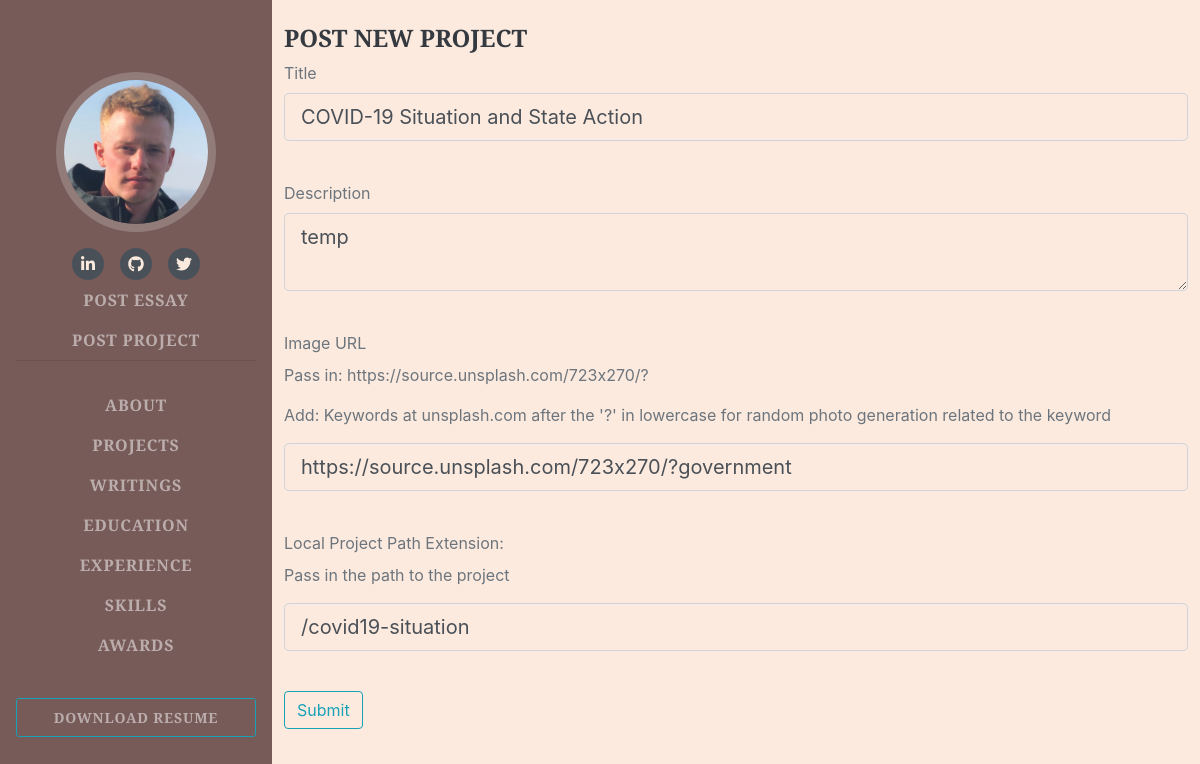
The page /projects/2/update (signed in) on the database as committed earlier.
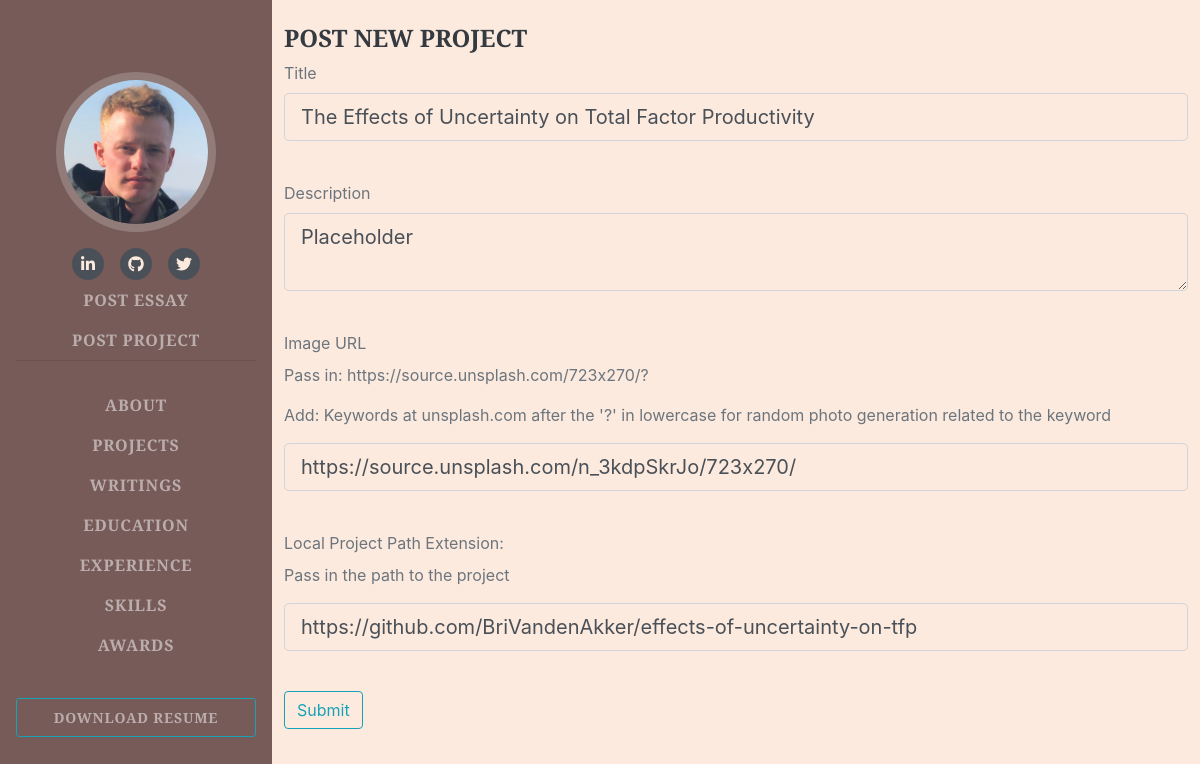
The same page on the database as committed later.
### portfolio/models.py (models this page shows, shortened)
class Project(db.Model):
    id = db.Column(db.Integer, primary_key=True)
    title = db.Column(db.Text)
    description = db.Column(db.Text)
    image = db.Column(db.Text)
    urlpath = db.Column(db.Text)

### portfolio/projects/views.py (the view)
@projects_blueprint.route('/<int:project_id>/update', methods = ['GET', 'POST'])
@login_required
def project_update(project_id):
    project = Project.query.get_or_404(project_id)
    form = ProjectForm()
    if form.validate_on_submit():
        project.title = form.title.data
        project.description = form.description.data
        project.image = form.image_url.data
        project.urlpath = form.urlpath.data
        db.session.commit()
        return redirect(url_for('index'))
    elif request.method == 'GET':
        form.title.data = project.title
        form.description.data = project.description
        form.image_url.data = project.image
        form.urlpath.data = project.urlpath
    return render_template('post_project.html', title = 'Updating Project', form = form)

### portfolio/projects/forms.py
class ProjectForm(FlaskForm):
    title = StringField("Title", validators=[DataRequired()])
    description = TextAreaField("Description", validators=[DataRequired()])
    image_url = StringField("Image URL", validators=[url(), DataRequired()])
    urlpath = StringField("Local Project Path Extension: ", validators = [DataRequired()])
    submit = SubmitField("Submit")

### portfolio/models.py (called while the page is built)
@login_manager.user_loader
def load_user(user_id):
    return User.query.get(user_id)

### portfolio/projects/templates/projects/post_project.html (shortened to what this page needs)
{% extends "base.html" %}
{% block content %}
<br>
<div class="container">
  <h4>Post New Project</h4>
</div>
<div class="container">
  <form class = "form-group" method="POST">
    <div class="form-group">
      {{ form.title.label(class = "form-control-label") }}
      {{ form.title(class = "form-control form-control-lg") }}<br>
    </div>
    <div class="form-group">
      {{ form.description.label(class = "form-control-label") }}
      {{ form.description(class = "form-control form-control-lg") }}<br>
    </div>
    <div class="form-group">
      {{ form.image_url.label(class = "form-control-label") }}
      <p>Pass in: https://source.unsplash.com/723x270/?</p>
      <p>Add: Keywords at unsplash.com after the '?' in lowercase for random photo generation related to the keyword</p>
      {{ form.image_url(class = "form-control form-control-lg") }}<br>
    </div>
    <div class="form-group">
      {{ form.urlpath.label(class = "form-control-label") }}
      <p>Pass in the path to the project</p>
      {{ form.urlpath(class = "form-control form-control-lg") }}<br>
    </div>
    <div class="form-group">
      {{ form.submit(class = "btn btn-outline-info") }}
    </div>
  </form>
</div>
{% endblock %}

### portfolio/templates/base.html (shortened to what this page needs)
<!DOCTYPE html>
<html lang="en">
    <head>
        <link rel="stylesheet" href="https://stackpath.bootstrapcdn.com/bootstrap/4.1.3/css/bootstrap.min.css">
        <link rel="stylesheet" href="{{ url_for('static', filename='css/styles.css') }}">
    </head>
    <body id="page-top">
        <nav class="navbar navbar-expand-lg navbar-dark bg-primary fixed-top" id="sideNav">
            <a class="navbar-brand js-scroll-trigger" href="{{ url_for('index')}}#page-top"
                ><span class="d-block d-lg-none">Brian VandenAkker</span><span class="d-none d-lg-block"><img class="img-fluid img-profile rounded-circle mx-auto mb-2" src="../static/img/profile.jpg" alt="Brian VandenAkker" /></span></a
            >
            <div class="collapse navbar-collapse" id="navbarSupportedContent">
                <ul class="navbar-nav">
                    <div class="social-icons">
                        <a class="social-icon" href="https://www.linkedin.com/in/brianvandenakker/"><i class="fab fa-linkedin-in"></i></a><a class="social-icon" href="https://github.com/BriVandenAkker"><i class="fab fa-github"></i></a><a class="social-icon" href="https://twitter.com/BriVandenAkker"><i class="fab fa-twitter"></i></a>
                    </div>
                    {% if current_user.is_authenticated %}
                    <li class="nav-item"><a class="nav-link js-scroll-trigger" href="{{ url_for('writings.post_essay')}}">Post Essay</a></li>
                    <li class="nav-item"><a class="nav-link js-scroll-trigger" href="{{ url_for('projects.post_project')}}">Post Project</a></li>
                    <hr class="m-0" />
                    {% endif %}
                    <br>
                    <li class="nav-item"><a class="nav-link js-scroll-trigger" href="{{ url_for('index')}}#about">About</a></li>
                    <li class="nav-item"><a class="nav-link js-scroll-trigger" href="{{ url_for('index')}}#projects">Projects</a></li>
                    <li class="nav-item"><a class="nav-link js-scroll-trigger" href="{{ url_for('index')}}#writings">Writings</a></li>
                    <li class="nav-item"><a class="nav-link js-scroll-trigger" href="{{ url_for('index')}}#education">Education</a></li>
                    <li class="nav-item"><a class="nav-link js-scroll-trigger" href="{{ url_for('index')}}#experience">Experience</a></li>
                    <li class="nav-item"><a class="nav-link js-scroll-trigger" href="{{ url_for('index')}}#skills">Skills</a></li>
                    <li class="nav-item"><a class="nav-link js-scroll-trigger" href="{{ url_for('index')}}#awards">Awards</a></li>
                    <li class="nav-item"><a class="btn btn-sm btn-outline-info nav-link js-scroll-trigger" href="../static/file/Resume_VandenAkker.pdf" target = '_blank'>Download Resume</a>
                </ul>
            </div>
        </nav>
        <div class="container-fluid p-0">
          {% block content %}{% endblock %}
        </div>
    </body>
</html>

Rows that differ between the two databases and show on the page:
changed Project: title "COVID-19 Situation and State Action" → "The Effects of Uncertainty on Total Factor Productivity"; description "temp" → "Placeholder"; urlpath "/covid19-situation" → "https://github.com/BriVandenAkker/effects-of-uncertainty-on-tfp"
Other text that changed with them:
form field image_url: "https://source.unsplash.com/723x270/?government" → "https://source.unsplash.com/n_3kdpSkrJo/723x270/"
